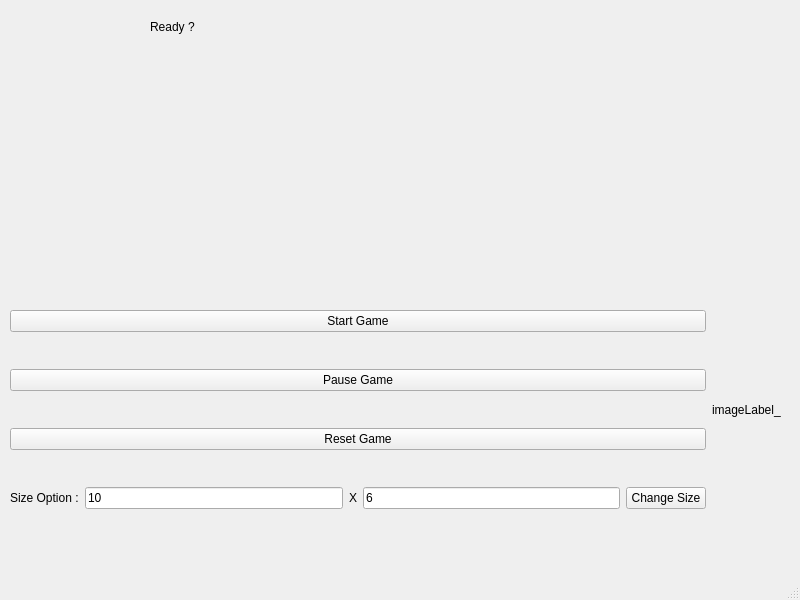
<?xml version="1.0" encoding="UTF-8"?>
<ui version="4.0">
 <class>MainWindow</class>
 <widget class="QMainWindow" name="MainWindow">
  <property name="geometry">
   <rect>
    <x>0</x>
    <y>0</y>
    <width>800</width>
    <height>600</height>
   </rect>
  </property>
  <property name="windowTitle">
   <string>MainWindow</string>
  </property>
  <widget class="QWidget" name="centralWidget">
   <widget class="QWidget" name="verticalLayoutWidget">
    <property name="geometry">
     <rect>
      <x>10</x>
      <y>10</y>
      <width>771</width>
      <height>531</height>
     </rect>
    </property>
    <layout class="QVBoxLayout" name="verticalLayout">
     <item>
      <widget class="QWidget" name="labyrinthWidget" native="true">
       <property name="autoFillBackground">
        <bool>false</bool>
       </property>
       <widget class="QWidget" name="mapWidget" native="true">
        <property name="geometry">
         <rect>
          <x>10</x>
          <y>10</y>
          <width>120</width>
          <height>80</height>
         </rect>
        </property>
       </widget>
       <widget class="QLabel" name="chronoLabel">
        <property name="geometry">
         <rect>
          <x>140</x>
          <y>10</y>
          <width>47</width>
          <height>14</height>
         </rect>
        </property>
        <property name="text">
         <string>Ready ?</string>
        </property>
       </widget>
      </widget>
     </item>
     <item>
      <layout class="QHBoxLayout" name="horizontalLayout">
       <item>
        <layout class="QVBoxLayout" name="menuLayout">
         <item>
          <widget class="QPushButton" name="startPushButton">
           <property name="text">
            <string>Start Game</string>
           </property>
          </widget>
         </item>
         <item>
          <widget class="QPushButton" name="pausePushButton">
           <property name="text">
            <string>Pause Game</string>
           </property>
          </widget>
         </item>
         <item>
          <widget class="QPushButton" name="resetPushButton">
           <property name="text">
            <string>Reset Game</string>
           </property>
          </widget>
         </item>
         <item>
          <layout class="QHBoxLayout" name="sizeOptionLayout">
           <item>
            <widget class="QLabel" name="sizeOptionLabel">
             <property name="text">
              <string>Size Option :</string>
             </property>
            </widget>
           </item>
           <item>
            <widget class="QLineEdit" name="widthEdit">
             <property name="text">
              <string>10</string>
             </property>
            </widget>
           </item>
           <item>
            <widget class="QLabel" name="xLabel">
             <property name="enabled">
              <bool>true</bool>
             </property>
             <property name="text">
              <string>X</string>
             </property>
            </widget>
           </item>
           <item>
            <widget class="QLineEdit" name="heightEdit">
             <property name="text">
              <string>6</string>
             </property>
            </widget>
           </item>
           <item>
            <widget class="QPushButton" name="setSizePushButton">
             <property name="text">
              <string>Change Size</string>
             </property>
            </widget>
           </item>
          </layout>
         </item>
        </layout>
       </item>
       <item>
        <widget class="QLabel" name="imageLabel_">
         <property name="text">
          <string>imageLabel_</string>
         </property>
        </widget>
       </item>
      </layout>
     </item>
    </layout>
   </widget>
  </widget>
  <widget class="QMenuBar" name="menubar">
   <property name="geometry">
    <rect>
     <x>0</x>
     <y>0</y>
     <width>800</width>
     <height>22</height>
    </rect>
   </property>
  </widget>
  <widget class="QStatusBar" name="statusbar"/>
 </widget>
 <resources/>
 <connections/>
</ui>
